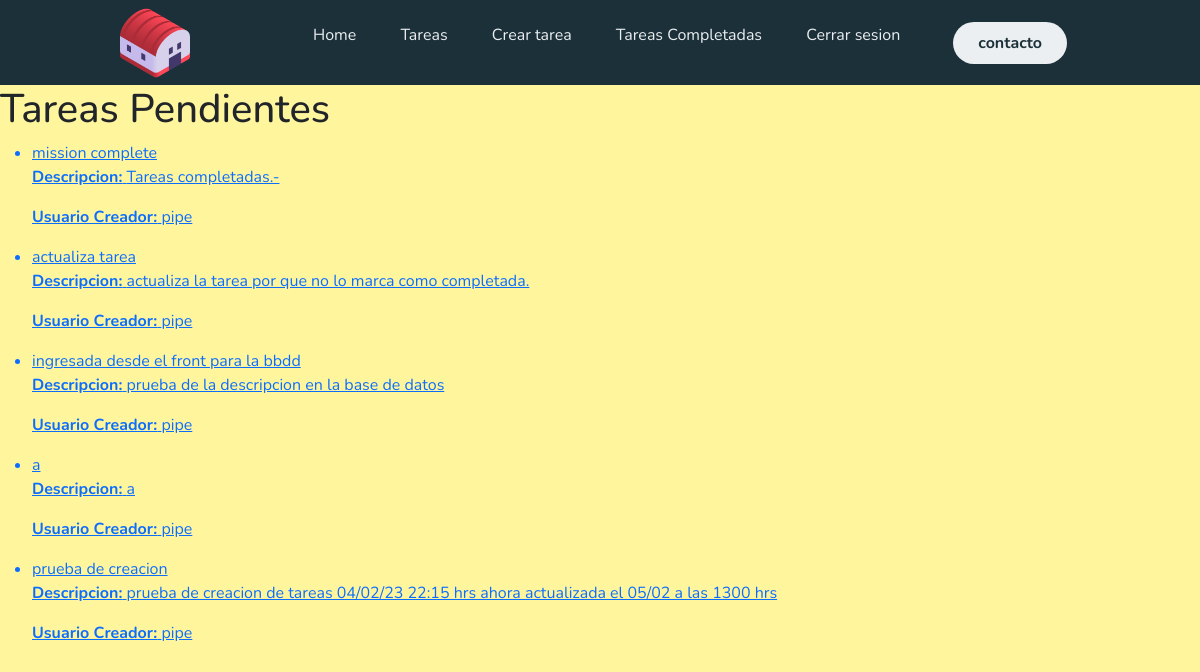
Screenshot of /tasks_completed/ (signed in) with the database file from the repository.
### tasks/models.py (models this page shows, shortened)
class Task(models.Model):
    title = models.CharField(max_length=200)
    description = models.TextField(max_length=1000)
    created = models.DateTimeField(auto_now_add=True)
    datecompleted = models.DateTimeField(null=True, blank=True)
    important = models.BooleanField(default=False)
    user = models.ForeignKey(User, on_delete=models.CASCADE)

### tasks/views.py (the view)
# urls.py: path('tasks_completed/', views.tasks_completed, name='tasks_completed'),
@login_required
def tasks_completed(request):
    task = Task.objects.filter(user=request.user, datecompleted__isnull=False).order_by('-datecompleted')
    return render(request, 'task.html', {"task": task})

### tasks/templates/task.html (shortened to what this page needs)
{% extends 'layouts/base.html' %}
{% block content %}
<body>
    <h1>Tareas Pendientes</h1>
    <ul>
        {% for task in task  %}
        <a href="{% url 'task_detail' task.id %}">
            <li>
                {%if task.important%}
                    <b>Titulo: </b>{{task.title}}
                {% else %}
                    {{task.title}}
                {% endif %}
                <p><b>Descripcion:</b> {{task.description}}</p>
                <p><b>Usuario Creador:</b> {{task.user.username}}</p>
            </li>
        </a>
        {% endfor %}
    </ul>
{% endblock %}

### tasks/templates/layouts/base.html (shortened to what this page needs)
<!DOCTYPE html>
<html lang="en">
<head>
    <link href="https://cdn.jsdelivr.net/npm/bootstrap@5.3.0-alpha1/dist/css/bootstrap.min.css" rel="stylesheet">
    {% load static %}
    <link type ='text/css' rel="stylesheet" href={% static "css/navbar.css"  %}>
</head>
    <header class="header">
        <div class="logo">
            <a href="/">
            <img src={% static 'img/deposito.png' %}  alt="Logo de la marca">
            </a>
        </div>
        <nav>
            <ul class="nav-links">
                <li> <a href="/">Home</a></li>
                {% if user.is_authenticated %}
                <li><a href="/task">Tareas</a></li>
                <li><a href="/task/create">Crear tarea</a></li>
                <li> <a href="/tasks_completed/">Tareas Completadas</a></li>
                <li><a href="/logout">Cerrar sesion</a></li>
                {% else %}
                <li><a href="/registrarse">Registrarse</a></li>
                <li><a href="/signin">Signin</a></li>
                {% endif %}
            </ul>
        </nav>
        <a class="btn" href="/about"><button>contacto</button></a>
    </header>
    {% block content %}
    {% endblock %}
</body>
</html>

### tasks/static/css/navbar.css (style rules this page uses)
* { box-sizing: border-box; margin: 0; padding: 0; font-family: 'Nunito', sans-serif; }
body { background-color: #fff59d; }
.header { background-color: #1b3039; display: flex; justify-content: flex-end; align-items: center; height: 85px; padding: 5px 10%; }
.header .logo { cursor: pointer; margin-right: auto; }
.header .logo img { height: 70px; width: auto; transition: all 0.3s; }
.header .nav-links { list-style: none; }
.header .nav-links li { display: inline-block; padding: 0 20px; }
.header .nav-links a { font-size: 700; color: #eceff1; text-decoration: none; }
.header .btn button { margin-left: 20px; font-weight: 700; color: #1b3039; padding: 9px 25px; background: #eceff1; border: none; border-radius: 50px; cursor: pointer; transition: all 0.3s ease 0s; }

### rows the page displays
Task: title "mission complete", description "Tareas completadas.-", user.username "pipe"
Task: title "actualiza tarea", description "actualiza la tarea por que no lo marca como completada.", user.username "pipe"
Task: title "ingresada desde el front para la bbdd", description "prueba de la descripcion en la base de datos", user.username "pipe"
Task: title "a", description "a", user.username "pipe"
Task: title "prueba de creacion", description "prueba de creacion de tareas 04/02/23 22:15 hrs ahora actualizada el 05/02 a las 1300 hrs", user.username "pipe"
